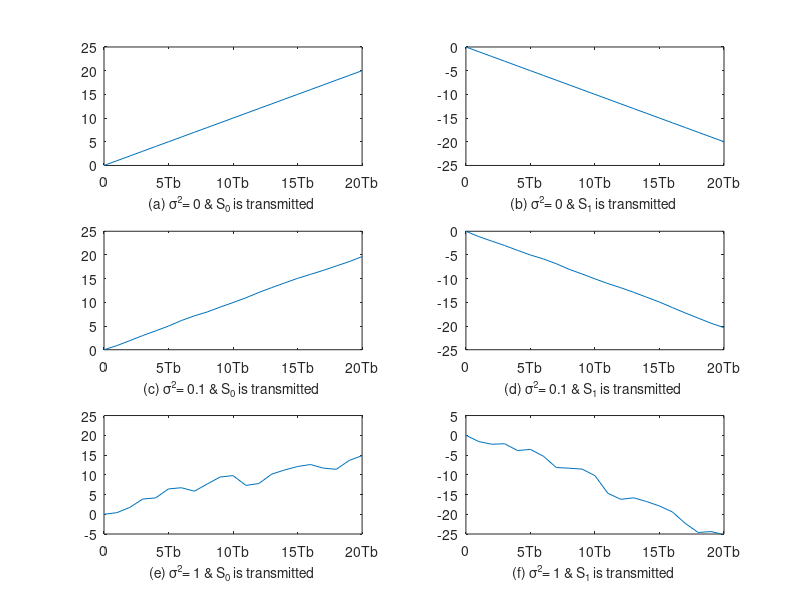

Recreate this plot in MATLAB.
% MATLAB script for Illustrative Problem 5.7

% Initialization:
K=20;           % Number of samples
A=1;            % Signal amplitude
l=0:K;
s_0=A*ones(1,K);% Signal waveform
r_0=zeros(1,K); % Output signal

% Case 1: noise~N(0,0)
    noise=random('Normal',0,0,1,K);
    % Sub-case s = s_0:
    s=s_0;
    r=s+noise;  % received signal  
    for n=1:K
        r_0(n)=sum(r(1:n).*s_0(1:n));
    end
    % Plotting the results:
    subplot(3,2,1)
    plot(l,[0 r_0])
    set(gca,'XTickLabel',{'0','5Tb','10Tb','15Tb','20Tb'})
    axis([0 20 0 25])
    xlabel('(a) \sigma^2= 0 & S_{0} is transmitted ','fontsize',10)
%     text(15,3,'\fontsize{10} r_{0}: - & r_{1}: --','hor','left')
    % Sub-case s = s_1:
    s=-s_0;
    r=s+noise;  % received signal
    for n=1:K
        r_0(n)=sum(r(1:n).*s_0(1:n));
    end
    % Plotting the results:
    subplot(3,2,2)
    plot(l,[0 r_0])
    set(gca,'XTickLabel',{'0','5Tb','10Tb','15Tb','20Tb'})
    axis([0 20 -25 0])
    xlabel('(b) \sigma^2= 0 & S_{1} is transmitted ','fontsize',10)
% Case 2: noise~N(0,0.1)
    noise=random('Normal',0,0.1,1,K);
    % Sub-case s = s_0:
    s=s_0;
    r=s+noise;  % received signal
    for n=1:K
        r_0(n)=sum(r(1:n).*s_0(1:n));
    end
    % Plotting the results:
    subplot(3,2,3)
    plot(l,[0 r_0])
    set(gca,'XTickLabel',{'0','5Tb','10Tb','15Tb','20Tb'})
    axis([0 20 0 25])
    xlabel('(c) \sigma^2= 0.1 & S_{0} is transmitted ','fontsize',10)
    % Sub-case s = s_1:
    s=-s_0;
    r=s+noise;  % received signal
    for n=1:K
        r_0(n)=sum(r(1:n).*s_0(1:n));
    end
    % Plotting the results:
    subplot(3,2,4)
    plot(l,[0 r_0])
    set(gca,'XTickLabel',{'0','5Tb','10Tb','15Tb','20Tb'})
    axis([0 20 -25 0])
    xlabel('(d) \sigma^2= 0.1 & S_{1} is transmitted ','fontsize',10)
% Case 3: noise~N(0,1)
    noise=random('Normal',0,1,1,K);
    % Sub-case s = s_0:
    s=s_0;
    r=s+noise;  % received signal
    for n=1:K
        r_0(n)=sum(r(1:n).*s_0(1:n));
    end
    % Plotting the results:
    subplot(3,2,5)
    plot(l,[0 r_0])
    set(gca,'XTickLabel',{'0','5Tb','10Tb','15Tb','20Tb'})
    axis([0 20 -5 25])
    xlabel('(e) \sigma^2= 1 & S_{0} is transmitted ','fontsize',10)
    % Sub-case s = s_1:
    s=-s_0;
    r=s+noise;  % received signal
    for n=1:K
        r_0(n)=sum(r(1:n).*s_0(1:n));
    end
    % Plotting the results:
    subplot(3,2,6)
    plot(l,[0 r_0])
    set(gca,'XTickLabel',{'0','5Tb','10Tb','15Tb','20Tb'})
    axis([0 20 -25 5])
    xlabel('(f) \sigma^2= 1 & S_{1} is transmitted ','fontsize',10)